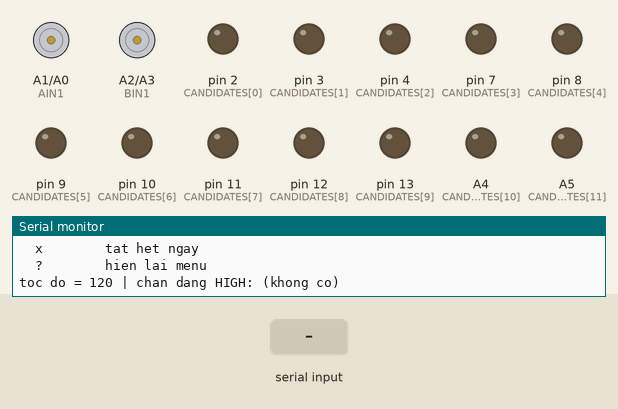
A sketch run on a simulated Arduino Uno, built with avr-gcc and run on an emulated ATmega328P. Shown: motor-driver pin pairs drawn as motors (green arrow = first pin HIGH = forward, orange = second pin HIGH = backward, longer = more drive, scaled by the enable pin), output pins drawn as LEDs (lit = HIGH), the last lines printed to the serial monitor. The inputs (shaded band) are chosen by the test bench.

Above: at 1.5 s.
1.6 s: "f\n" received over Serial
At 2.0 s:
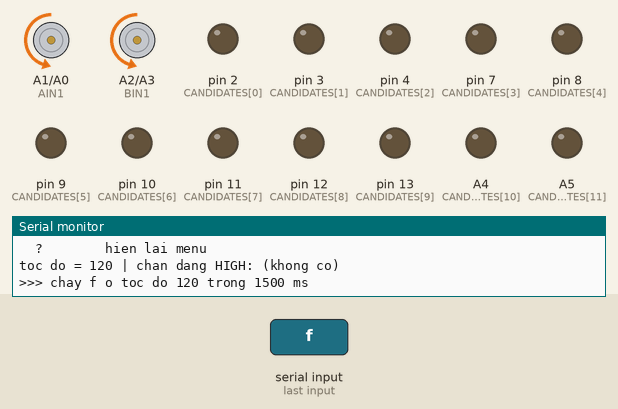
4.6 s: "b\n" received over Serial
At 5.5 s:
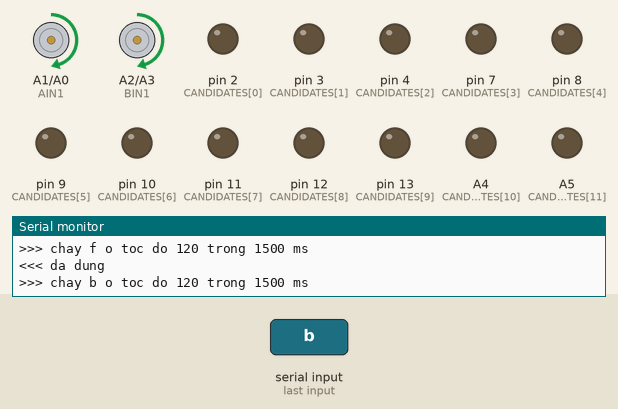
7.6 s: "l\n" received over Serial
At 8.8 s:
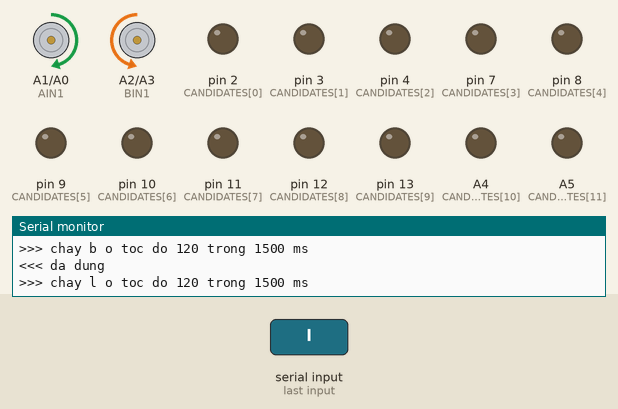
10.6 s: "r\n" received over Serial
At 11.3 s:
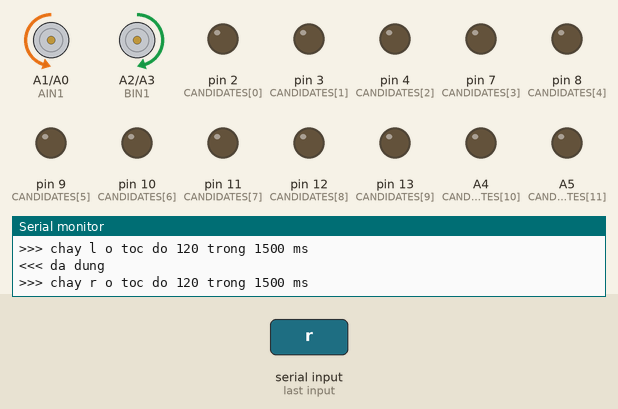
13.6 s: "30,150\n" received over Serial
At 14.8 s:
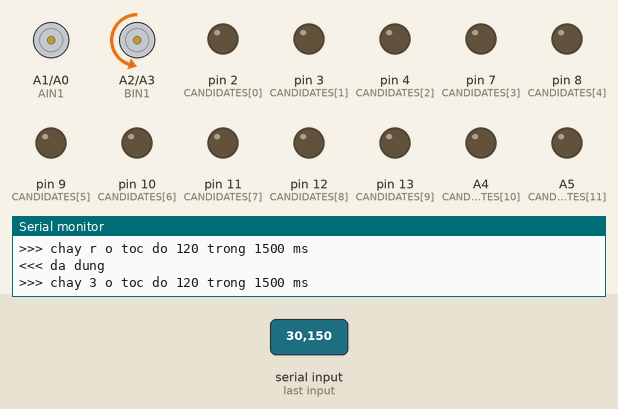
16.6 s: "Y90\n" received over Serial
At 17.1 s:
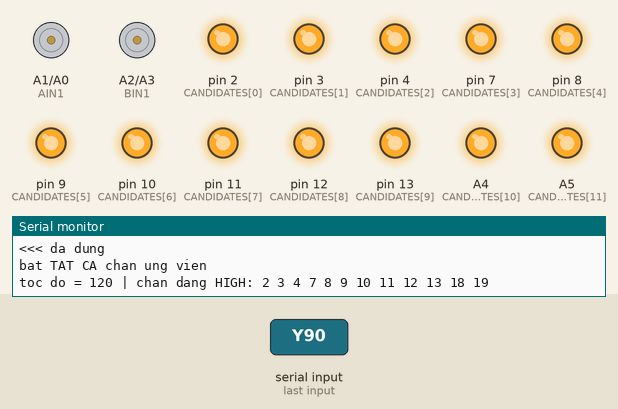
Timing chart, 0 to 19.1 s (numbered marks = the images above; inputs shaded):
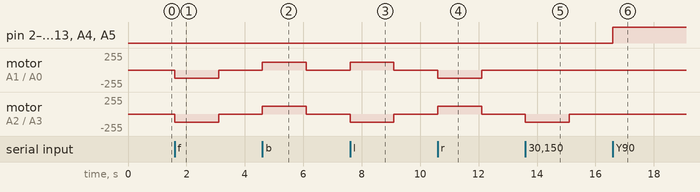

The sketch:

alphabot2_selftest.ino
```cpp
// Bring-up tương tác cho AlphaBot2: gõ lệnh trong Serial Monitor, xem bánh xe phản ứng.
// Dùng khi động cơ không quay và cần biết thiếu gì: sai chân, yếu lực, hay thiếu STBY.
//
// Serial Monitor: 115200 baud, line ending "New Line" (hoặc "Both NL & CR").
// Gõ ? để xem menu.

const uint8_t PWMA = 6, AIN1 = A1, AIN2 = A0;
const uint8_t BIN1 = A2, BIN2 = A3, PWMB = 5;

// Chân có thể là STBY của TB6612 hoặc enable nào đó. Bỏ D0/D1 vì Serial dùng.
const uint8_t CANDIDATES[] = {2, 3, 4, 7, 8, 9, 10, 11, 12, 13, A4, A5};
const uint8_t N = sizeof(CANDIDATES);

// Đo thực tế trên AlphaBot2: motor phải đấu ngược cực so với motor trái, nên
// cùng một giá trị dương lại làm hai bánh quay ngược chiều nhau. Đảo ở đây thay
// vì đảo dây, và để ai có bo đấu khác chỉ cần sửa hai dòng này.
const bool INVERT_LEFT  = false;
const bool INVERT_RIGHT = true;

uint8_t speed = 120;               // đổi bằng lệnh v
const unsigned long RUN_MS = 1500; // mỗi lần thử chạy bao lâu

char buf[24];
uint8_t len = 0;

void setup() {
  Serial.begin(115200);
  const uint8_t pins[] = {PWMA, AIN1, AIN2, BIN1, BIN2, PWMB};
  for (uint8_t i = 0; i < sizeof(pins); i++) pinMode(pins[i], OUTPUT);
  for (uint8_t i = 0; i < N; i++) { pinMode(CANDIDATES[i], OUTPUT); digitalWrite(CANDIDATES[i], LOW); }
  off();
  delay(300);
  menu();
}

void loop() {
  while (Serial.available()) {
    char c = Serial.read();
    if (c == '\n' || c == '\r') {
      if (len) { buf[len] = '\0'; handle(buf); len = 0; }
      continue;
    }
    if (len < sizeof(buf) - 1) buf[len++] = c;
  }
}

void menu() {
  Serial.println();
  Serial.println(F("=== AlphaBot2 self-test ==="));
  Serial.println(F("  f / b    hai banh tien / lui"));
  Serial.println(F("  l / r    quay trai / phai tai cho"));
  Serial.println(F("  1 / 2    rieng banh TRAI tien / lui"));
  Serial.println(F("  3 / 4    rieng banh PHAI tien / lui"));
  Serial.println(F("  v<0-255> dat toc do, vd v255"));
  Serial.println(F("  y<chan>  bat/tat mot chan ung vien, vd y9"));
  Serial.println(F("  y        xem trang thai cac chan ung vien"));
  Serial.println(F("  Y / n    bat TAT CA / tat TAT CA chan ung vien"));
  Serial.println(F("  x        tat het ngay"));
  Serial.println(F("  ?        hien lai menu"));
  status();
}

void status() {
  Serial.print(F("toc do = ")); Serial.print(speed);
  Serial.print(F(" | chan dang HIGH: "));
  bool any = false;
  for (uint8_t i = 0; i < N; i++) {
    if (digitalRead(CANDIDATES[i])) {
      Serial.print(CANDIDATES[i]); Serial.print(' ');
      any = true;
    }
  }
  if (!any) Serial.print(F("(khong co)"));
  Serial.println();
}

void handle(const char* cmd) {
  const char verb = cmd[0];

  if (verb == '?') { menu(); return; }
  if (verb == 'x') { off(); Serial.println(F("da tat het")); return; }
  if (verb == 'Y') { setAll(true);  Serial.println(F("bat TAT CA chan ung vien")); status(); return; }
  if (verb == 'n') { setAll(false); Serial.println(F("tat TAT CA chan ung vien")); status(); return; }

  if (verb == 'v') {
    const long value = atol(cmd + 1);
    if (value < 0 || value > 255) { Serial.println(F("toc do phai trong 0..255")); return; }
    speed = value;
    status();
    return;
  }

  if (verb == 'y') {
    if (!cmd[1]) { status(); return; }
    const long pin = atol(cmd + 1);
    for (uint8_t i = 0; i < N; i++) {
      if (CANDIDATES[i] == pin) {
        const bool next = !digitalRead(pin);
        digitalWrite(pin, next);
        Serial.print(F("chan ")); Serial.print(pin);
        Serial.println(next ? F(" -> HIGH") : F(" -> LOW"));
        status();
        return;
      }
    }
    Serial.println(F("chan khong nam trong danh sach ung vien"));
    return;
  }

  int left = 0, right = 0;
  switch (verb) {
    case 'f': left =  speed; right =  speed; break;
    case 'b': left = -speed; right = -speed; break;
    case 'l': left = -speed; right =  speed; break;
    case 'r': left =  speed; right = -speed; break;
    case '1': left =  speed; break;
    case '2': left = -speed; break;
    case '3': right =  speed; break;
    case '4': right = -speed; break;
    default: Serial.println(F("lenh la, go ? de xem menu")); return;
  }

  Serial.print(F(">>> chay ")); Serial.print(verb);
  Serial.print(F(" o toc do ")); Serial.print(speed);
  Serial.print(F(" trong ")); Serial.print(RUN_MS); Serial.println(F(" ms"));
  drive(left, right);
  delay(RUN_MS);
  off();
  Serial.println(F("<<< da dung"));
}

void setAll(bool on) {
  for (uint8_t i = 0; i < N; i++) digitalWrite(CANDIDATES[i], on ? HIGH : LOW);
}

void drive(int left, int right) {
  if (INVERT_LEFT) left = -left;
  if (INVERT_RIGHT) right = -right;
  digitalWrite(AIN1, left < 0);
  digitalWrite(AIN2, left > 0);
  digitalWrite(BIN1, right > 0);
  digitalWrite(BIN2, right < 0);
  analogWrite(PWMA, abs(left));
  analogWrite(PWMB, abs(right));
}

void off() {
  analogWrite(PWMA, 0); analogWrite(PWMB, 0);
  digitalWrite(AIN1, LOW); digitalWrite(AIN2, LOW);
  digitalWrite(BIN1, LOW); digitalWrite(BIN2, LOW);
}
```

Measured:
- after the input at 1.6 s, motor on A1 (AIN1) / A0 (AIN2), motor on A2 (BIN1) / A3 (BIN2): stopped → backward 120/255 at once, → stopped 1.5 s later
- after the input at 4.6 s, motor on A1 (AIN1) / A0 (AIN2), motor on A2 (BIN1) / A3 (BIN2): stopped → forward 120/255 at once, → stopped 1.5 s later
- after the input at 7.6 s, motor on A1 (AIN1) / A0 (AIN2): stopped → forward 120/255 at once, → stopped 1.5 s later; motor on A2 (BIN1) / A3 (BIN2): stopped → backward 120/255 at once, → stopped 1.5 s later
- after the input at 10.6 s, motor on A1 (AIN1) / A0 (AIN2): stopped → backward 120/255 at once, → stopped 1.5 s later; motor on A2 (BIN1) / A3 (BIN2): stopped → forward 120/255 at once, → stopped 1.5 s later
- after the input at 13.6 s, motor on A2 (BIN1) / A3 (BIN2): stopped → backward 120/255 at once, → stopped 1.5 s later
- after the input at 16.6 s, pin 2 (CANDIDATES[0]), pin 3 (CANDIDATES[1]), pin 4 (CANDIDATES[2]), pin 7 (CANDIDATES[3]), pin 8 (CANDIDATES[4]), pin 9 (CANDIDATES[5]), pin 10 (CANDIDATES[6]), pin 11 (CANDIDATES[7]), pin 12 (CANDIDATES[8]), pin 13 (CANDIDATES[9]), A4 (CANDIDATES[10]), A5 (CANDIDATES[11]): LOW → HIGH at once
